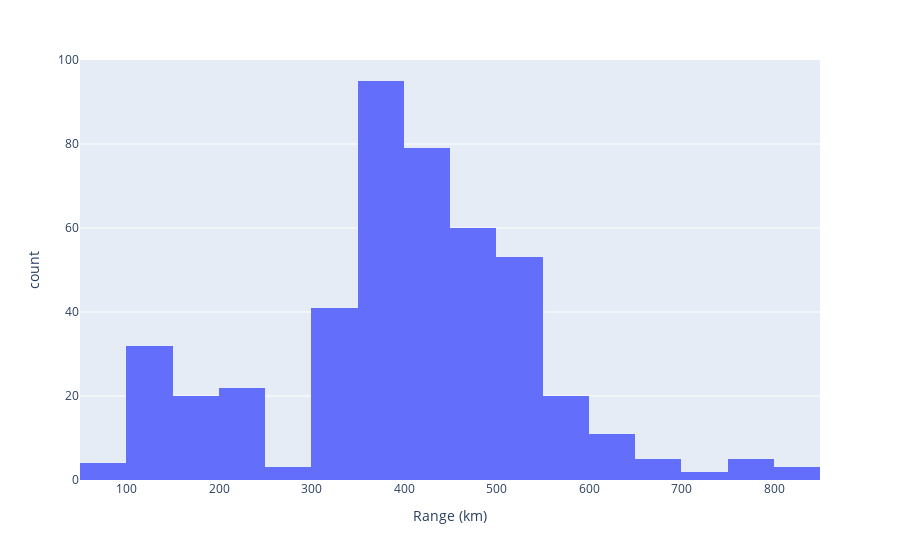

Notebook cell for this chart:
### Code cell
fig = px.histogram(BEV_2023, x='Range (km)')

fig.show()

### Figure 1 — Plotly figure (JSON) as saved in the notebook; plotly's stock layout.template omitted (floating-point values rounded to 4 significant figures; data arrays with more than 128 entries replaced by an {"elided": "..."} marker saying what was removed)
{"data": [{"alignmentgroup": "True", "bingroup": "x", "hovertemplate": "Range (km)=%{x}<br>count=%{y}<extra></extra>", "legendgroup": "", "marker": {"color": "#636efa", "pattern": {"shape": ""}}, "name": "", "offsetgroup": "", "orientation": "v", "showlegend": false, "type": "histogram", "x": {"elided": "455 int values"}, "xaxis": "x", "yaxis": "y"}], "layout": {"barmode": "relative", "legend": {"tracegroupgap": 0}, "margin": {"t": 60}, "xaxis": {"anchor": "y", "domain": [0, 1], "title": {"text": "Range (km)"}}, "yaxis": {"anchor": "x", "domain": [0, 1], "title": {"text": "count"}}}}
